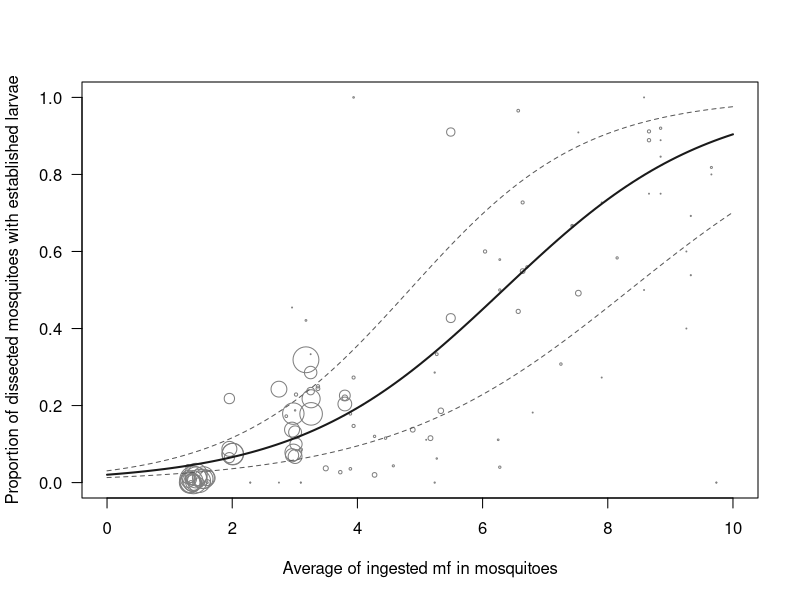
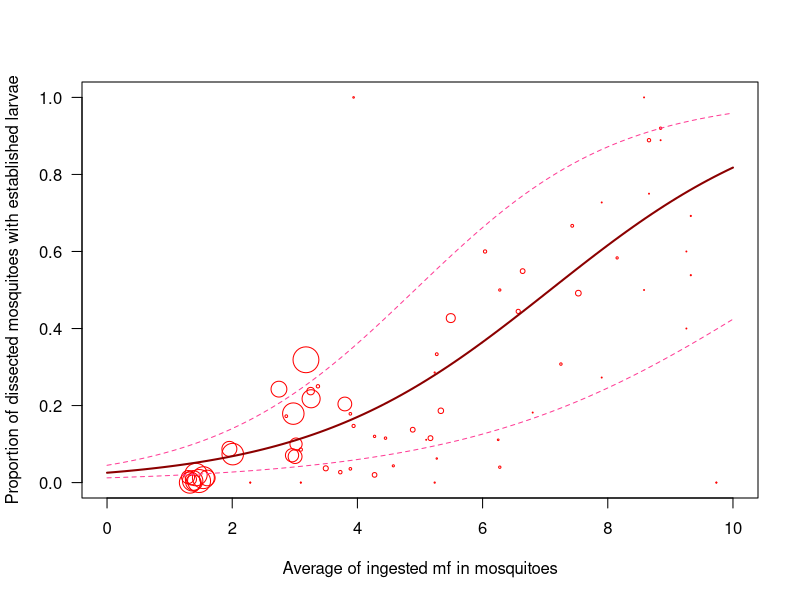
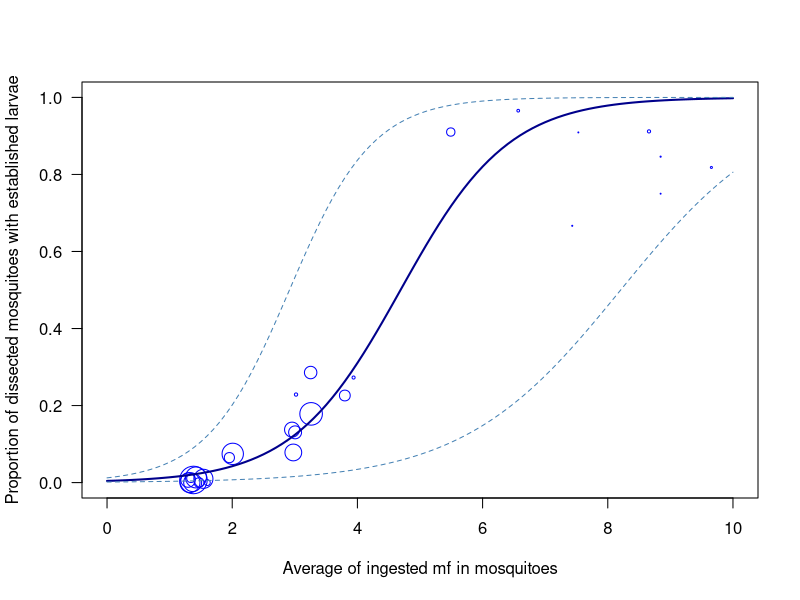
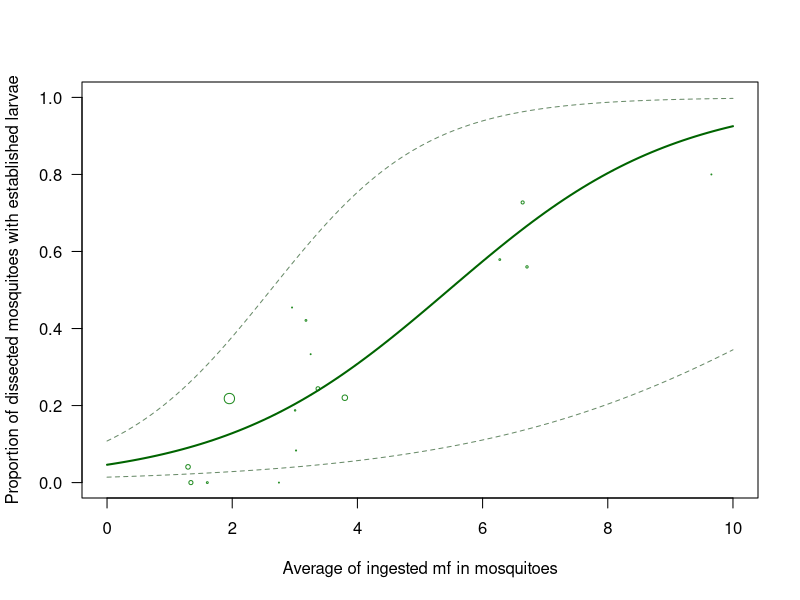

These figures' R source, in order:
# bootstrapped confidence interval
# SOURCE: https://epurdom.github.io/Stat131A/book/curve-fitting.html

# 1. Data used mfE vs. Mosquito proportion with Larvae #########################
# Data needed:
# dat_sel$Human_mf_intensity_per20uL
# dat_sel$Mosquito_larvae_infected_proportion_fromtotaldissected
# dat_sel$mf_mean_arithmetic_pertotaldissectedmosquito
# dat_sel$mfE_mean_calculated

# 1. Data preparation ##########################################################
library(tidyverse)
library(readxl)

dat_sel <- read.csv("inputs/Mosquito_EstablishedInfection_Data_clean.csv")

# 2. SUCCESSSS glm #############################################################
# TRIAL use glmm by family.glmm = binomial # FAILED coz' package inconsistencies
# 2.1. Use mfE vs. Proportion, ALL SPECIES #####################################
dat_anal <- dat_sel %>% 
  select(Reference, Mosquito_species, Mosquito_larvae_infected_proportion_fromtotaldissected, Mosquito_totaldissected, Mosquito_larvae_infected_count, mfE_mean_calculated) %>% 
  filter(!is.na(Mosquito_larvae_infected_proportion_fromtotaldissected) & Mosquito_larvae_infected_proportion_fromtotaldissected != "not_analysed",
         !is.na(mfE_mean_calculated) & mfE_mean_calculated != "not_analysed") %>%
  mutate(Unique_ID = row_number()) %>% 
  # view() %>% 
  glimpse()

# To simplify my life a bit
y <- dat_anal$Mosquito_larvae_infected_proportion_fromtotaldissected
x <- dat_anal$mfE_mean_calculated
AllMosq <- dat_anal$Mosquito_totaldissected
AllPos <- dat_anal$Mosquito_larvae_infected_count

# THE BOOTSTRAP! ###############################################################
bootstrapGLM <- function(y, x, repetitions, confidence.level = 0.95, seed = 0) {
  set.seed(seed)  # For reproducibility
  fit <- glm(cbind(AllPos, AllMosq - AllPos) ~ x, family = binomial(link = "logit"))
  stat.obs <- coef(fit)
  sum.all <- summary(fit)
  std.Err <- sum.all$coefficients[, "Std. Error"] # that pain-in-the ass Std.Err coz examples only calculate CI
  
  # Predict fitted values for the original data
  fitted_values_original <- predict(fit, type = "response")  # Logistic predictions
  
  # Bootstrap function
  bootFun <- function() {
    sampled <- sample(1:length(y), size = length(y), replace = TRUE)
    fit_sampled <- glm(cbind(AllPos[sampled], AllMosq[sampled] - AllPos[sampled]) ~ x[sampled], family = binomial(link = "logit"))
    
    list(coef = coef(fit_sampled), fitted = predict(fit_sampled, type = "response")) # Return from the resampled model
  }
  
  stat.boot <- replicate(repetitions, bootFun(), simplify = FALSE)
  
  boot.coefs <- sapply(stat.boot, `[[`, "coef")
  boot.fitted <- do.call(cbind, lapply(stat.boot, `[[`, "fitted"))
  
  level <- 1 - confidence.level
  confidence.interval <- apply(boot.coefs, 1, quantile, probs = c(level/2, 1 - level/2))
  
  # Confidence intervals for fitted values
  fitted.lower <- apply(boot.fitted, 1, quantile, probs = level/2)
  fitted.upper <- apply(boot.fitted, 1, quantile, probs = 1 - level/2)
  
  # Return bootstrapped results: coefficients, fitted values, and their confidence intervals
  return(list(
    confidence.interval = cbind(lower = confidence.interval[1,], 
                                estimate = stat.obs, 
                                upper = confidence.interval[2,],
                                stdError = std.Err),
    bootStats = boot.coefs,  # Bootstrapped coefficients
    fittedValues = list(original = fitted_values_original, lower = fitted.lower, upper = fitted.upper)
  ))
}

# Call bootstrap with ORI data
result <- bootstrapGLM(y = cbind(AllPos, AllMosq - AllPos), 
                       x = dat_anal$mfE_mean_calculated, 
                       repetitions = 1000, 
                       confidence.level = 0.95,
                       seed = 0)
# result

# PLOT #########################################################################
# Confidence intervals
private_conf <- result$confidence.interval
# private_conf

# Bootstapped estim values (averaged)
private_estim <- rowMeans(result$bootStats)

# Plot the data
plot(x,y, las = 1, pch = 1,
     xlab = "Average of ingested mf in mosquitoes", ylab = "Proportion of dissected mosquitoes with established larvae",
     xlim = c(0,10), ylim = c(0,1), col = "grey50", cex = AllMosq/80)

lower <- private_conf[,1]
estim <- private_estim # the equation! (instead of private_conf[,2])
upper <- private_conf[,3]

logit <- function(x,l1,l2) { # Translated from the log-odds function from b0 = l1 & b1 = l2
  1/(1+exp(-(l1+l2*x)))
}

curve(logit(x, estim[1], estim[2]), col = "grey10", add = TRUE, lwd = 2) # the equation based on bootstrap
curve(logit(x, upper[1], upper[2]), col = "grey35", add = TRUE, lty = 2) # Upper bound
curve(logit(x, lower[1], lower[2]), col = "grey35", add = TRUE, lty = 2) # Lower bound


# 2.2. Use mfE vs. Proportion, An. gambiae #####################################
# par(mfrow = c(1,2)) # for plotting together An. g & An. a in one output
dat_anal <- dat_sel %>% 
  select(Mosquito_species, Mosquito_larvae_infected_proportion_fromtotaldissected, Mosquito_totaldissected, Mosquito_larvae_infected_count, mfE_mean_calculated) %>% 
  filter(!is.na(Mosquito_larvae_infected_proportion_fromtotaldissected) & Mosquito_larvae_infected_proportion_fromtotaldissected != "not_analysed",
         !is.na(mfE_mean_calculated) & mfE_mean_calculated != "not_analysed",
         Mosquito_species == "An. gambiae") %>%
  mutate(Unique_ID = row_number()) %>% 
  # view() %>% 
  glimpse()

# To simplify my life a bit
y <- dat_anal$Mosquito_larvae_infected_proportion_fromtotaldissected
x <- dat_anal$mfE_mean_calculated
AllMosq <- dat_anal$Mosquito_totaldissected
AllPos <- dat_anal$Mosquito_larvae_infected_count

# THE BOOTSTRAP! ###############################################################
# bootstrapGLM have defined previously

# Call bootstrap with ORI data
result <- bootstrapGLM(y = cbind(AllPos, AllMosq - AllPos), 
                       x = dat_anal$mfE_mean_calculated, 
                       repetitions = 1000, 
                       confidence.level = 0.95,
                       seed = 0)
# result

# PLOT #########################################################################
# Confidence intervals
private_conf <- result$confidence.interval
# private_conf

# Bootstapped estim values (averaged)
private_estim <- rowMeans(result$bootStats)

# Plot the data
plot(x,y, las = 1, pch = 1,
     xlab = "Average of ingested mf in mosquitoes", ylab = "Proportion of dissected mosquitoes with established larvae",
     xlim = c(0,10), ylim = c(0,1), col = "red", cex = AllMosq/80)

lower <- private_conf[,1]
estim <- private_estim # the equation! (instead of private_conf[,2])
upper <- private_conf[,3]

logit <- function(x,l1,l2) { # Translated from the log-odds function from b0 = l1 & b1 = l2
  1/(1+exp(-(l1+l2*x)))
}

curve(logit(x, estim[1], estim[2]), col = "darkred", add = TRUE, lwd = 2) # the equation based on bootstrap
curve(logit(x, upper[1], upper[2]), col = "violetred1", add = TRUE, lty = 2) # Upper bound
curve(logit(x, lower[1], lower[2]), col = "violetred1", add = TRUE, lty = 2) # Lower bound


# 2.3. Use mfE vs. Proportion, An. arabiensis #####################################
dat_anal <- dat_sel %>% 
  select(Mosquito_species, Mosquito_larvae_infected_proportion_fromtotaldissected, Mosquito_totaldissected, Mosquito_larvae_infected_count, mfE_mean_calculated) %>% 
  filter(!is.na(Mosquito_larvae_infected_proportion_fromtotaldissected) & Mosquito_larvae_infected_proportion_fromtotaldissected != "not_analysed",
         !is.na(mfE_mean_calculated) & mfE_mean_calculated != "not_analysed",
         Mosquito_species == "An. arabiensis") %>%
  mutate(Unique_ID = row_number()) %>% 
  # view() %>% 
  glimpse()

# To simplify my life a bit
y <- dat_anal$Mosquito_larvae_infected_proportion_fromtotaldissected
x <- dat_anal$mfE_mean_calculated
AllMosq <- dat_anal$Mosquito_totaldissected
AllPos <- dat_anal$Mosquito_larvae_infected_count

# THE BOOTSTRAP! ###############################################################
# THE BOOTSTRAP! ###############################################################
# bootstrapGLM have defined previously

# Call bootstrap with ORI data
result <- bootstrapGLM(y = cbind(AllPos, AllMosq - AllPos), 
                       x = dat_anal$mfE_mean_calculated, 
                       repetitions = 1000, 
                       confidence.level = 0.95,
                       seed = 0)
# result

# PLOT #########################################################################
# Confidence intervals
private_conf <- result$confidence.interval
# private_conf

# Bootstapped estim values (averaged)
private_estim <- rowMeans(result$bootStats)

# Plot the data
plot(x,y, las = 1, pch = 1,
     xlab = "Average of ingested mf in mosquitoes", ylab = "Proportion of dissected mosquitoes with established larvae",
     xlim = c(0,10), ylim = c(0,1), col = "blue", cex = AllMosq/80)

lower <- private_conf[,1]
estim <- private_estim # the equation! (instead of private_conf[,2])
upper <- private_conf[,3]

logit <- function(x,l1,l2) { # Translated from the log-odds function from b0 = l1 & b1 = l2
  1/(1+exp(-(l1+l2*x)))
}

curve(logit(x, estim[1], estim[2]), col = "darkblue", add = TRUE, lwd = 2) # the equation based on bootstrap
curve(logit(x, upper[1], upper[2]), col = "steelblue", add = TRUE, lty = 2) # Upper bound
curve(logit(x, lower[1], lower[2]), col = "steelblue", add = TRUE, lty = 2) # Lower bound

par(mfrow = c(1,1))

# 2.4. Use mfE vs. Proportion, An. melas #######################################
dat_anal <- dat_sel %>% 
  select(Mosquito_species, Mosquito_larvae_infected_proportion_fromtotaldissected, Mosquito_totaldissected, Mosquito_larvae_infected_count, mfE_mean_calculated) %>% 
  filter(!is.na(Mosquito_larvae_infected_proportion_fromtotaldissected) & Mosquito_larvae_infected_proportion_fromtotaldissected != "not_analysed",
         !is.na(mfE_mean_calculated) & mfE_mean_calculated != "not_analysed",
         Mosquito_species == "An. melas") %>%
  mutate(Unique_ID = row_number()) %>% 
  # view() %>% 
  glimpse()

# To simplify my life a bit
y <- dat_anal$Mosquito_larvae_infected_proportion_fromtotaldissected
x <- dat_anal$mfE_mean_calculated
AllMosq <- dat_anal$Mosquito_totaldissected
AllPos <- dat_anal$Mosquito_larvae_infected_count

# THE BOOTSTRAP! ###############################################################
# THE BOOTSTRAP! ###############################################################
# bootstrapGLM have defined previously

# Call bootstrap with ORI data
result <- bootstrapGLM(y = cbind(AllPos, AllMosq - AllPos), 
                       x = dat_anal$mfE_mean_calculated, 
                       repetitions = 1000, 
                       confidence.level = 0.95,
                       seed = 0)
# result

# PLOT #########################################################################
# Confidence intervals
private_conf <- result$confidence.interval
# private_conf

# Bootstapped estim values (averaged)
private_estim <- rowMeans(result$bootStats)

# Plot the data
plot(x,y, las = 1, pch = 1,
     xlab = "Average of ingested mf in mosquitoes", ylab = "Proportion of dissected mosquitoes with established larvae",
     xlim = c(0,10), ylim = c(0,1), col = "forestgreen", cex = AllMosq/80)

lower <- private_conf[,1]
estim <- private_estim # the equation! (instead of private_conf[,2])
upper <- private_conf[,3]

logit <- function(x,l1,l2) { # Translated from the log-odds function from b0 = l1 & b1 = l2
  1/(1+exp(-(l1+l2*x)))
}

curve(logit(x, estim[1], estim[2]), col = "darkgreen", add = TRUE, lwd = 2) # the equation based on bootstrap
curve(logit(x, upper[1], upper[2]), col = "darkseagreen4", add = TRUE, lty = 2) # Upper bound
curve(logit(x, lower[1], lower[2]), col = "darkseagreen4", add = TRUE, lty = 2) # Lower bound

par(mfrow = c(1,1))